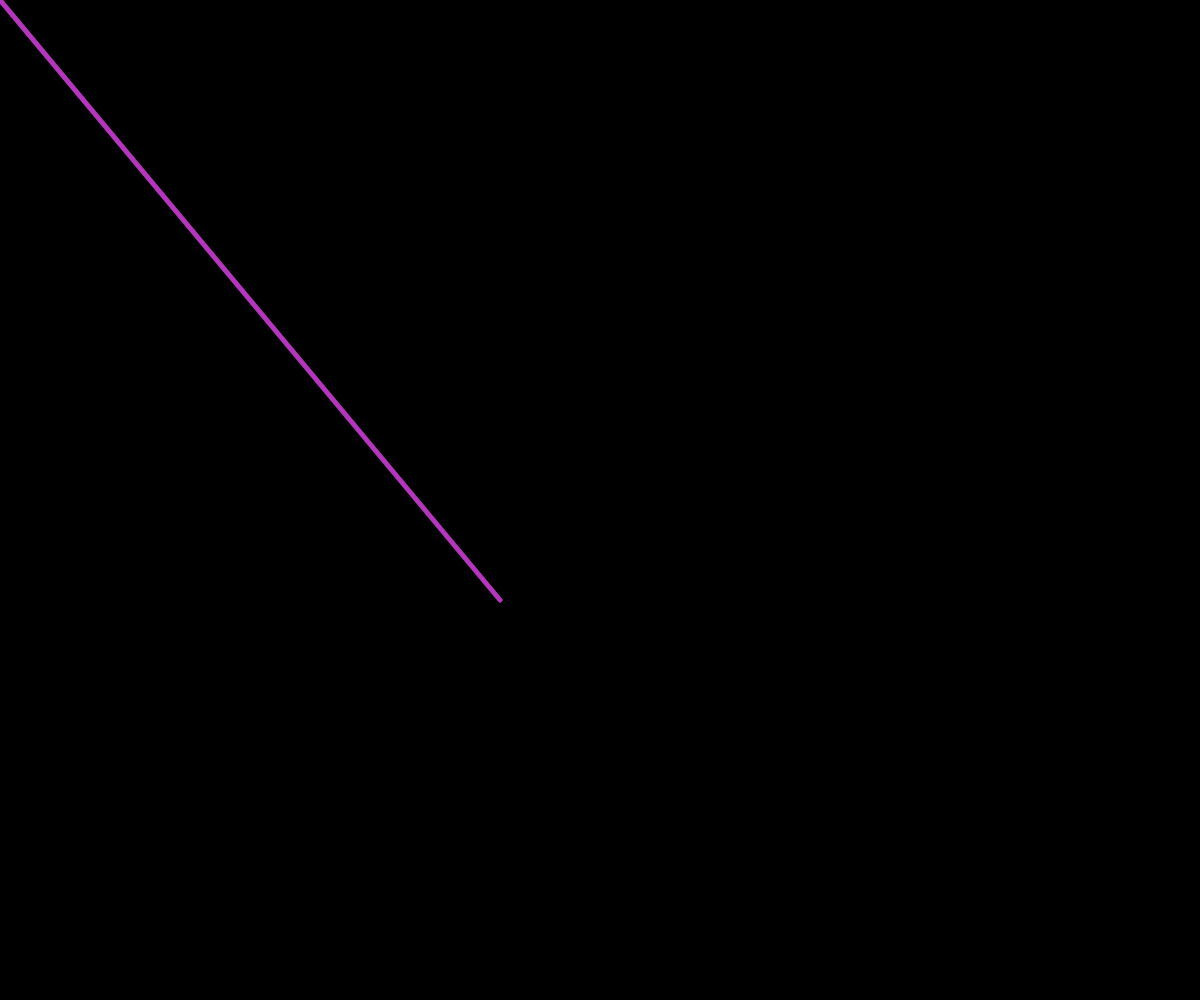
Frame 1 (no input)
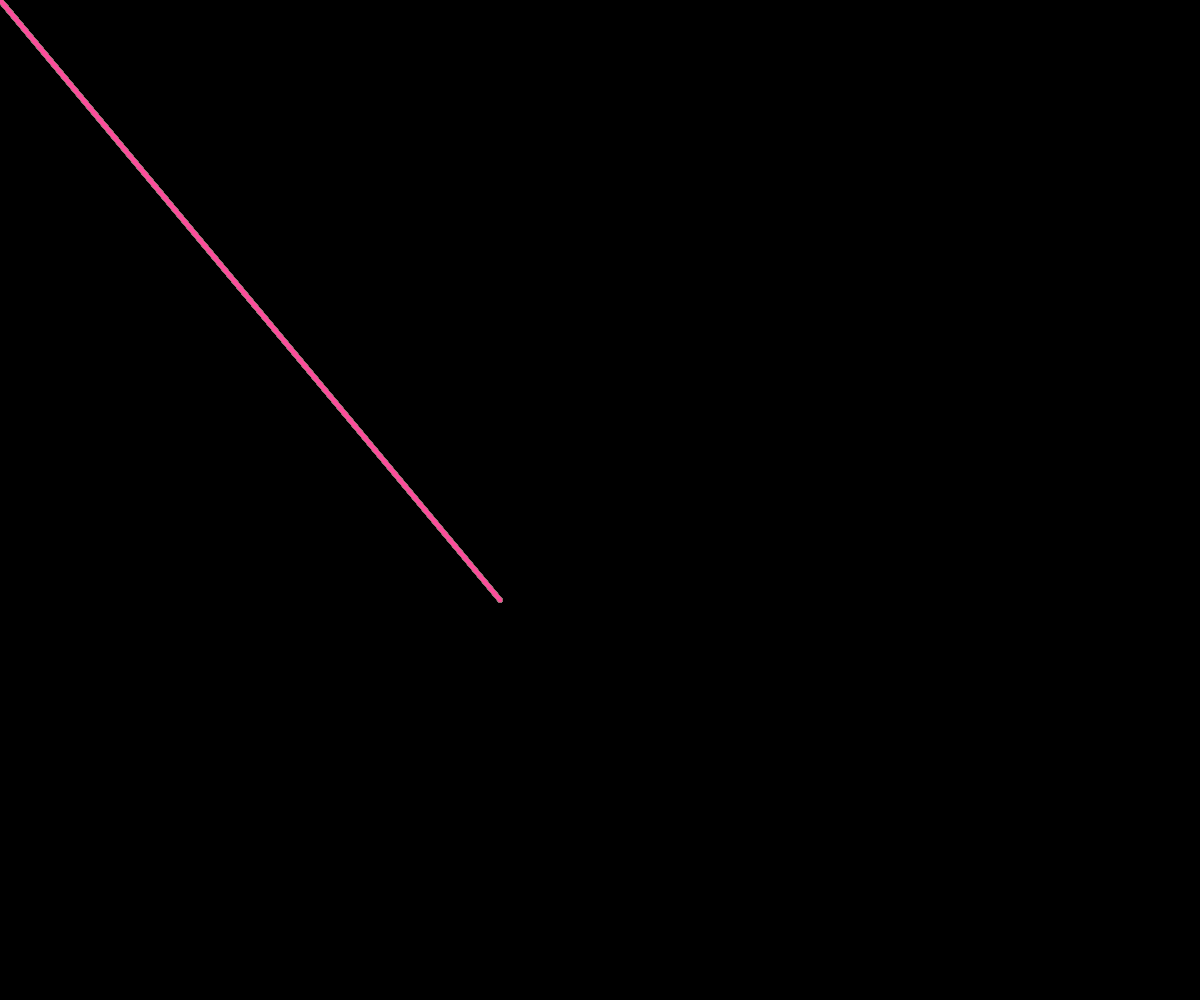
Frame 60 (no input)
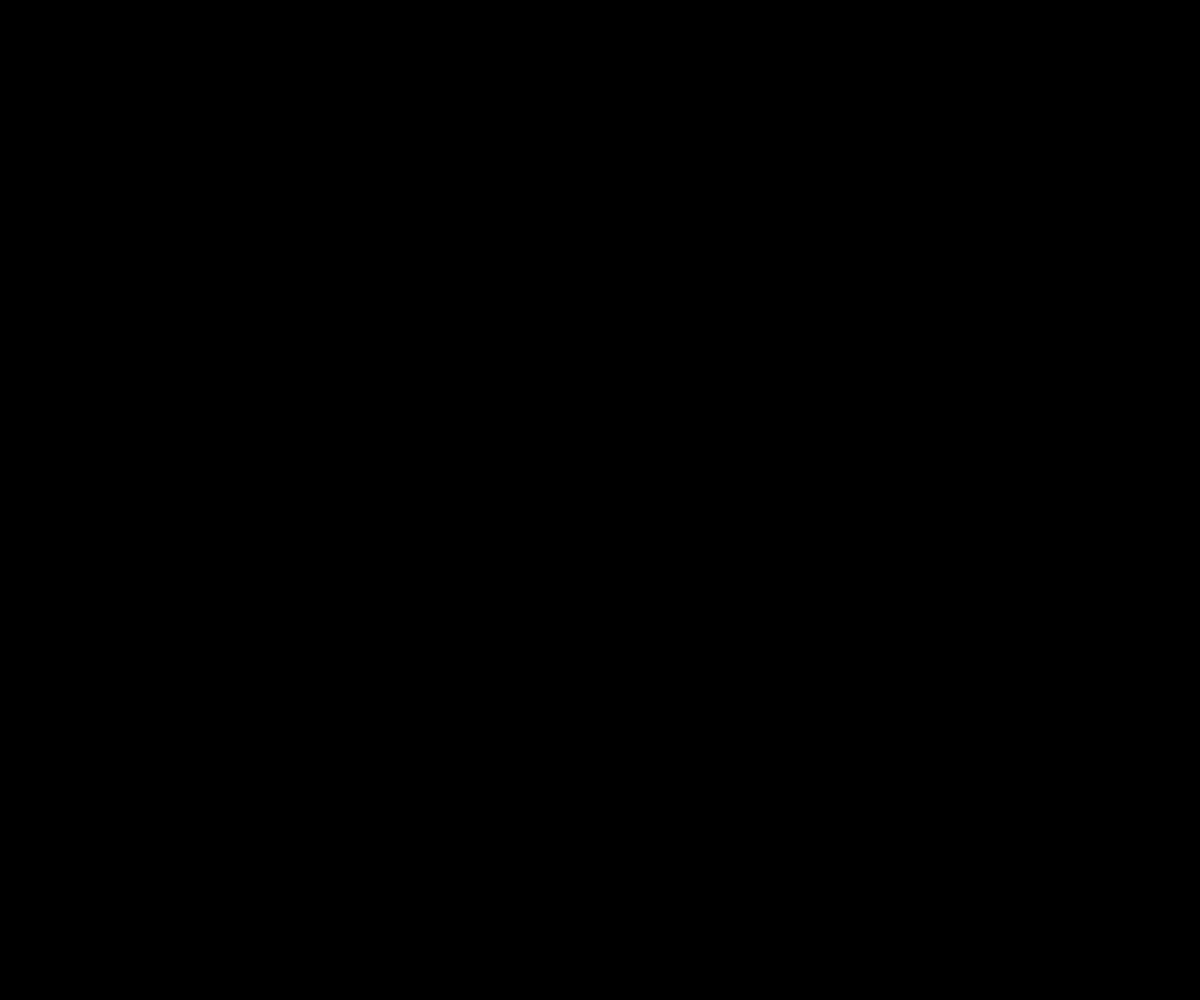
Frame 120 (the mouse pressed at the canvas centre since frame 60)

The p5.js sketch that drew these frames (run headless with seeded random() and noise() and a simulated clock; from frame 60 on, the mouse is pressed at the canvas centre):

// p5.js sketch
// ── sketch.js
var redValue = 0;
var greenValue = 0;
var blueValue = 0;

function setup() {
    createCanvas(windowWidth,windowHeight);
    fill(0);
    frameRate(20);
    background(0);
}

function draw() {

    noFill();
    
    redValue = random(255);
    greenValue = random(255);
    blueValue = random(255);

    stroke(redValue, greenValue, blueValue);
    strokeWeight(5);

    if (mouseIsPressed == false) {
        line(random(mouseX), random(mouseY), height / 2, width / 2);
    } else {
        background(0);
        fill(0);
    }
}
